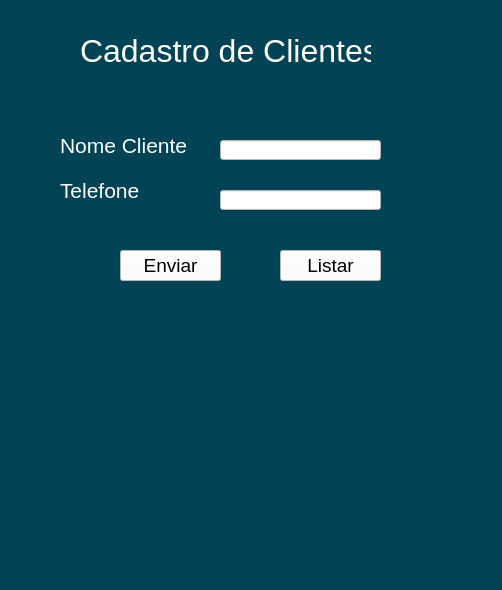
<?xml version="1.0" encoding="UTF-8"?>
<ui version="4.0">
 <class>MainWindow</class>
 <widget class="QMainWindow" name="MainWindow">
  <property name="geometry">
   <rect>
    <x>0</x>
    <y>0</y>
    <width>502</width>
    <height>590</height>
   </rect>
  </property>
  <property name="windowTitle">
   <string>MainWindow</string>
  </property>
  <property name="styleSheet">
   <string notr="true">background-color: rgb(85, 255, 0);
background-color: rgb(2, 67, 85);</string>
  </property>
  <widget class="QWidget" name="centralwidget">
   <widget class="QLabel" name="label">
    <property name="geometry">
     <rect>
      <x>80</x>
      <y>30</y>
      <width>291</width>
      <height>41</height>
     </rect>
    </property>
    <property name="font">
     <font>
      <pointsize>24</pointsize>
     </font>
    </property>
    <property name="styleSheet">
     <string notr="true">color: rgb(255, 255, 255);</string>
    </property>
    <property name="text">
     <string>Cadastro de Clientesl</string>
    </property>
   </widget>
   <widget class="QLabel" name="label_2">
    <property name="geometry">
     <rect>
      <x>60</x>
      <y>130</y>
      <width>181</width>
      <height>31</height>
     </rect>
    </property>
    <property name="font">
     <font>
      <pointsize>16</pointsize>
     </font>
    </property>
    <property name="styleSheet">
     <string notr="true">color: rgb(255, 255, 255);</string>
    </property>
    <property name="text">
     <string>Nome Cliente</string>
    </property>
   </widget>
   <widget class="QLabel" name="label_3">
    <property name="geometry">
     <rect>
      <x>60</x>
      <y>170</y>
      <width>121</width>
      <height>41</height>
     </rect>
    </property>
    <property name="font">
     <font>
      <pointsize>16</pointsize>
     </font>
    </property>
    <property name="styleSheet">
     <string notr="true">color: rgb(255, 255, 255);</string>
    </property>
    <property name="text">
     <string>Telefone</string>
    </property>
   </widget>
   <widget class="QLineEdit" name="lineEdit">
    <property name="geometry">
     <rect>
      <x>220</x>
      <y>140</y>
      <width>161</width>
      <height>20</height>
     </rect>
    </property>
    <property name="styleSheet">
     <string notr="true">background-color: rgb(255, 255, 255);</string>
    </property>
   </widget>
   <widget class="QLineEdit" name="lineEdit_2">
    <property name="geometry">
     <rect>
      <x>220</x>
      <y>190</y>
      <width>161</width>
      <height>20</height>
     </rect>
    </property>
    <property name="styleSheet">
     <string notr="true">color: rgb(255, 255, 255);
background-color: rgb(255, 255, 255);</string>
    </property>
   </widget>
   <widget class="QPushButton" name="pushButton">
    <property name="geometry">
     <rect>
      <x>120</x>
      <y>250</y>
      <width>101</width>
      <height>31</height>
     </rect>
    </property>
    <property name="font">
     <font>
      <pointsize>14</pointsize>
     </font>
    </property>
    <property name="styleSheet">
     <string notr="true">background-color: rgb(255, 255, 255);</string>
    </property>
    <property name="text">
     <string>Enviar</string>
    </property>
   </widget>
   <widget class="QPushButton" name="pushButton_2">
    <property name="geometry">
     <rect>
      <x>280</x>
      <y>250</y>
      <width>101</width>
      <height>31</height>
     </rect>
    </property>
    <property name="font">
     <font>
      <pointsize>14</pointsize>
     </font>
    </property>
    <property name="styleSheet">
     <string notr="true">background-color: rgb(255, 255, 255);</string>
    </property>
    <property name="text">
     <string>Listar</string>
    </property>
   </widget>
  </widget>
  <widget class="QStatusBar" name="statusbar"/>
  <widget class="QMenuBar" name="menubar">
   <property name="geometry">
    <rect>
     <x>0</x>
     <y>0</y>
     <width>502</width>
     <height>21</height>
    </rect>
   </property>
  </widget>
 </widget>
 <resources/>
 <connections/>
</ui>
